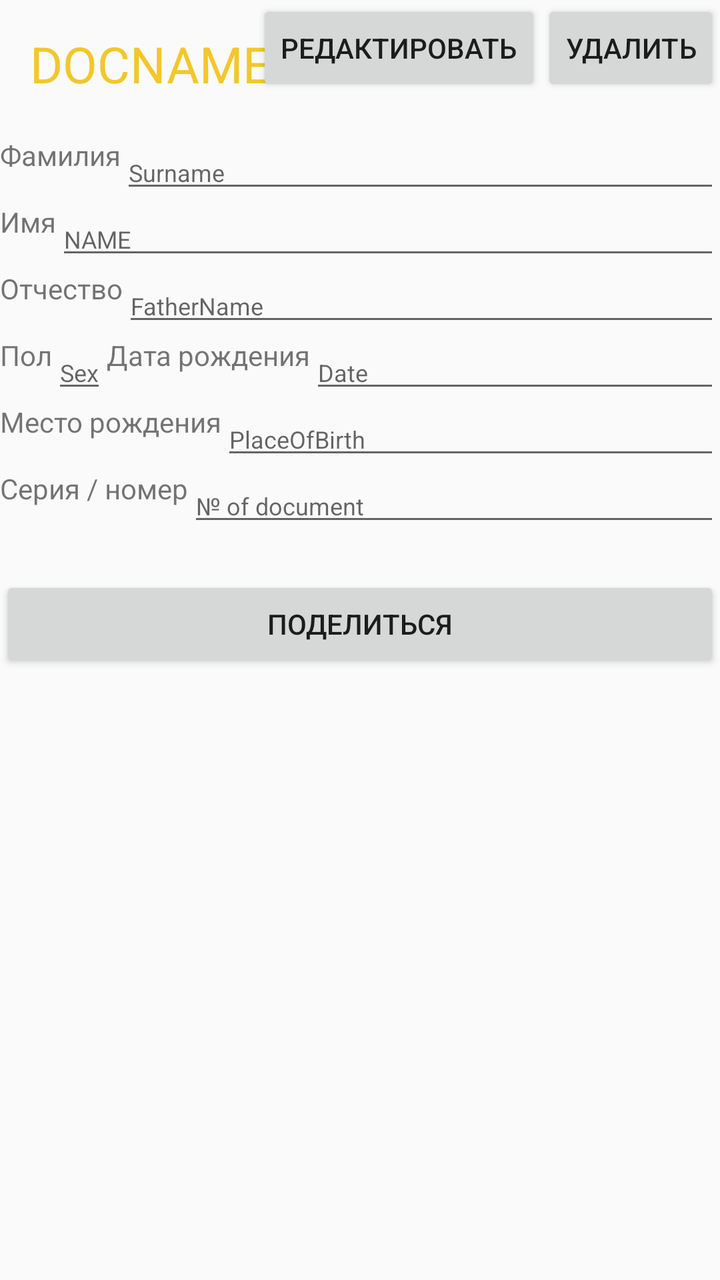
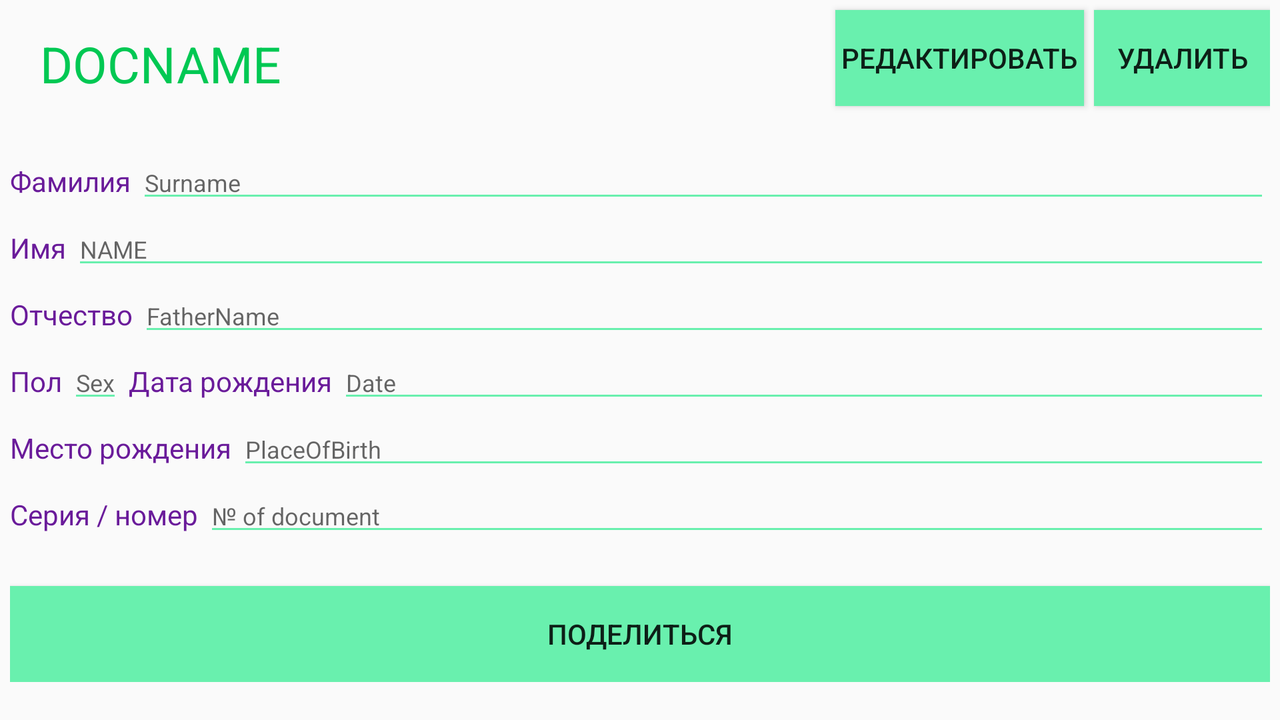

First picture: res/layout/ on a phone held upright. Second picture: the repository's own variant of that layout, on a device whose configuration matches the variant's folder. Source for both follows.
<!-- AndroidManifest.xml: application theme AppTheme -->
<!-- res/layout/passport_fragment.xml -->
<?xml version="1.0" encoding="utf-8"?>
<RelativeLayout xmlns:android="http://schemas.android.com/apk/res/android"
    android:orientation="vertical" android:layout_width="match_parent"
    android:layout_height="match_parent">

    <Button
        android:id="@+id/passportDeleteButton"
        android:layout_alignParentEnd="true"
        android:layout_alignParentTop="true"
        android:layout_width="wrap_content"
        android:layout_height="wrap_content"
        android:text="Удалить"/>

    <Button
        android:id="@+id/passportEditButton"
        android:layout_alignParentTop="true"
        android:layout_width="wrap_content"
        android:layout_height="wrap_content"
        android:layout_toLeftOf="@id/passportDeleteButton"
        android:text="Редактировать"/>

    <TextView
        android:id="@+id/passportDocName"
        android:layout_width="wrap_content"
        android:layout_height="wrap_content"
        android:layout_alignParentLeft="true"
        android:layout_alignParentTop="true"
        android:layout_marginLeft="15sp"
        android:layout_marginTop="15sp"
        android:textSize="25sp"
        android:textColor="@color/doc_name"
        android:text="DOCNAME"/>
    <TextView
        android:id="@+id/passportSurnameField"
        android:layout_width="wrap_content"
        android:layout_height="wrap_content"
        android:layout_below="@id/passportEditButton"
        android:layout_marginTop="20sp"
        android:text="Фамилия"/>
    <EditText
        android:id="@+id/passportSurnameEdit"
        android:layout_width="match_parent"
        android:layout_height="wrap_content"
        android:layout_marginTop="20sp"
        android:layout_below="@id/passportEditButton"
        android:hint="Surname"
        android:textSize="12sp"
        android:layout_toRightOf="@id/passportSurnameField"
        />

    <TextView
        android:id="@+id/passportNameField"
        android:layout_width="wrap_content"
        android:layout_height="wrap_content"
        android:layout_below="@id/passportSurnameEdit"
        android:text="Имя"/>
    <EditText
        android:id="@+id/passportNameEdit"
        android:layout_width="match_parent"
        android:layout_height="wrap_content"
        android:hint="NAME"
        android:textSize="12sp"
        android:layout_below="@id/passportSurnameEdit"
        android:layout_toRightOf="@id/passportNameField"
        />

    <TextView
        android:id="@+id/passportFatherNameField"
        android:layout_width="wrap_content"
        android:layout_height="wrap_content"
        android:layout_below="@id/passportNameEdit"
        android:text="Отчество"/>
    <EditText
        android:id="@+id/passportFatherNameEdit"
        android:layout_width="match_parent"
        android:layout_height="wrap_content"
        android:hint="FatherName"
        android:textSize="12sp"
        android:layout_below="@id/passportNameEdit"
        android:layout_toRightOf="@id/passportFatherNameField"
        />

    <TextView
        android:id="@+id/passportGenderField"
        android:layout_width="wrap_content"
        android:layout_height="wrap_content"
        android:layout_below="@id/passportFatherNameEdit"
        android:text="Пол"/>
    <EditText
        android:id="@+id/passportGenderEdit"
        android:layout_width="wrap_content"
        android:layout_height="wrap_content"
        android:hint="Sex"
        android:textSize="12sp"
        android:layout_below="@id/passportFatherNameEdit"
        android:layout_toRightOf="@id/passportGenderField"
        />
    <TextView
        android:id="@+id/passportBirthdayDateField"
        android:layout_width="wrap_content"
        android:layout_height="wrap_content"
        android:layout_toRightOf="@id/passportGenderEdit"
        android:layout_below="@id/passportFatherNameEdit"
        android:text="Дата рождения"/>
    <EditText
        android:id="@+id/passportBirthdayDayEdit"
        android:layout_width="wrap_content"
        android:layout_height="wrap_content"
        android:hint="Date"
        android:textSize="12sp"
        android:layout_below="@id/passportFatherNameEdit"
        android:layout_alignParentEnd="true"
        android:layout_toRightOf="@id/passportBirthdayDateField"
        />
    <TextView
        android:id="@+id/passportPlaceOfBirthField"
        android:layout_width="wrap_content"
        android:layout_height="wrap_content"
        android:layout_below="@id/passportGenderEdit"
        android:text="Место рождения"/>
    <EditText
        android:id="@+id/passportPlaceOfBirthEdit"
        android:layout_width="match_parent"
        android:layout_height="wrap_content"
        android:hint="PlaceOfBirth"
        android:textSize="12sp"
        android:layout_below="@id/passportGenderEdit"
        android:layout_toRightOf="@id/passportPlaceOfBirthField"
        />

    <TextView
        android:id="@+id/passportNumberField"
        android:layout_width="wrap_content"
        android:layout_height="wrap_content"
        android:layout_below="@id/passportPlaceOfBirthEdit"
        android:text="Серия / номер"/>
    <EditText
        android:id="@+id/passportNumberEdit"
        android:layout_width="match_parent"
        android:layout_height="wrap_content"
        android:hint="№ of document"
        android:textSize="12sp"
        android:layout_below="@id/passportPlaceOfBirthEdit"
        android:layout_toRightOf="@id/passportNumberField"
        />

    <Button
        android:id="@+id/passportShareButton"
        android:layout_width="match_parent"
        android:layout_height="wrap_content"
        android:layout_marginTop="20sp"
        android:layout_below="@id/passportNumberEdit"
        android:text="Поделиться"/>
</RelativeLayout>
<!-- resources referenced by this layout -->
<resources>
  <color name="doc_name">#F2C72B</color>
  <style name="AppTheme" parent="android:Theme.Material.Light">
          <item name="android:colorPrimary">@color/primary</item>
          <item name="android:colorPrimaryDark">@color/primary_dark</item>
          <item name="android:colorAccent">@color/accent</item>
      </style>
  <color name="primary">#9C27B0</color>
  <color name="primary_dark">#6A1B9A</color>
  <color name="accent">#69F0AE</color>
</resources>
<!-- res/layout-land/passport_fragment.xml (the repository's variant of the layout above) -->
<!-- drawn on the phone turned sideways -->
<?xml version="1.0" encoding="utf-8"?>
<ScrollView xmlns:android="http://schemas.android.com/apk/res/android"
    android:layout_width="fill_parent"
    android:layout_height="fill_parent">
    <RelativeLayout
        android:orientation="vertical"
        android:layout_width="wrap_content"
        android:layout_height="wrap_content"
        android:layout_marginLeft="5dp"
        android:layout_marginRight="5dp">

        <Button
            android:id="@+id/passportDeleteButton"
            android:layout_alignParentEnd="true"
            android:layout_alignParentTop="true"
            android:layout_width="wrap_content"
            android:layout_height="wrap_content"
            android:background="@color/accent"
            android:layout_marginTop="5dp"
            android:text="Удалить"/>

        <Button
            android:id="@+id/passportEditButton"
            android:layout_alignParentTop="true"
            android:layout_width="wrap_content"
            android:layout_height="wrap_content"
            android:layout_toLeftOf="@id/passportDeleteButton"
            android:layout_marginRight="5dp"
            android:layout_marginTop="5dp"
            android:padding="3dp"
            android:background="@color/accent"
            android:text="Редактировать"/>

        <TextView
            android:id="@+id/passportDocName"
            android:layout_width="wrap_content"
            android:layout_height="wrap_content"
            android:layout_alignParentLeft="true"
            android:layout_alignParentTop="true"
            android:layout_marginLeft="15sp"
            android:layout_marginTop="15sp"
            android:layout_toLeftOf="@+id/passportEditButton"
            android:textSize="25sp"
            android:textColor="@color/accent_dark"
            android:text="DOCNAME" />
        <TextView
            android:id="@+id/passportSurnameField"
            android:layout_width="wrap_content"
            android:layout_height="wrap_content"
            android:layout_below="@id/passportEditButton"
            android:layout_marginTop="28sp"
            android:textColor="@color/primary_dark"
            android:layout_marginRight="3dp"
            android:text="Фамилия" />
        <EditText
            android:id="@+id/passportSurnameEdit"
            android:layout_width="match_parent"
            android:layout_height="wrap_content"
            android:layout_marginTop="20sp"
            android:layout_below="@id/passportEditButton"
            android:hint="Surname"
            android:textSize="12sp"
            android:backgroundTint="@color/accent"
            android:textColor="#000000"
            android:layout_toRightOf="@id/passportSurnameField"
            />

        <TextView
            android:id="@+id/passportNameField"
            android:layout_width="wrap_content"
            android:layout_height="wrap_content"
            android:layout_below="@id/passportSurnameEdit"
            android:layout_marginTop="8sp"
            android:textColor="@color/primary_dark"
            android:layout_marginRight="3dp"
            android:text="Имя"/>
        <EditText
            android:id="@+id/passportNameEdit"
            android:layout_width="match_parent"
            android:layout_height="wrap_content"
            android:hint="NAME"
            android:textSize="12sp"
            android:backgroundTint="@color/accent"
            android:layout_below="@id/passportSurnameEdit"
            android:textColor="#000000"
            android:layout_toRightOf="@id/passportNameField"
            />

        <TextView
            android:id="@+id/passportFatherNameField"
            android:layout_width="wrap_content"
            android:layout_height="wrap_content"
            android:layout_below="@id/passportNameEdit"
            android:layout_marginTop="8sp"
            android:textColor="@color/primary_dark"
            android:layout_marginRight="3dp"
            android:text="Отчество"/>
        <EditText
            android:id="@+id/passportFatherNameEdit"
            android:layout_width="match_parent"
            android:layout_height="wrap_content"
            android:hint="FatherName"
            android:textSize="12sp"
            android:backgroundTint="@color/accent"
            android:textColor="#000000"
            android:layout_below="@id/passportNameEdit"
            android:layout_toRightOf="@id/passportFatherNameField"
            />

        <TextView
            android:id="@+id/passportGenderField"
            android:layout_width="wrap_content"
            android:layout_height="wrap_content"
            android:layout_below="@id/passportFatherNameEdit"
            android:layout_marginTop="8sp"
            android:textColor="@color/primary_dark"
            android:layout_marginRight="3dp"
            android:text="Пол"/>
        <EditText
            android:id="@+id/passportGenderEdit"
            android:layout_width="wrap_content"
            android:layout_height="wrap_content"
            android:hint="Sex"
            android:textSize="12sp"
            android:backgroundTint="@color/accent"
            android:textColor="#000000"
            android:layout_below="@id/passportFatherNameEdit"
            android:layout_toRightOf="@id/passportGenderField"
            />
        <TextView
            android:id="@+id/passportBirthdayDateField"
            android:layout_width="wrap_content"
            android:layout_height="wrap_content"
            android:layout_toRightOf="@id/passportGenderEdit"
            android:layout_below="@id/passportFatherNameEdit"
            android:layout_marginTop="8sp"
            android:layout_marginRight="3dp"
            android:textColor="@color/primary_dark"
            android:layout_marginLeft="3dp"
            android:text="Дата рождения"/>
        <EditText
            android:id="@+id/passportBirthdayDayEdit"
            android:layout_width="wrap_content"
            android:layout_height="wrap_content"
            android:hint="Date"
            android:textSize="12sp"
            android:backgroundTint="@color/accent"
            android:textColor="#000000"
            android:layout_below="@id/passportFatherNameEdit"
            android:layout_alignParentEnd="true"
            android:layout_toRightOf="@id/passportBirthdayDateField"
            />
        <TextView
            android:id="@+id/passportPlaceOfBirthField"
            android:layout_width="wrap_content"
            android:layout_height="wrap_content"
            android:layout_below="@id/passportGenderEdit"
            android:layout_marginTop="8sp"
            android:textColor="@color/primary_dark"
            android:layout_marginRight="3dp"
            android:text="Место рождения"/>
        <EditText
            android:id="@+id/passportPlaceOfBirthEdit"
            android:layout_width="match_parent"
            android:layout_height="wrap_content"
            android:hint="PlaceOfBirth"
            android:textSize="12sp"
            android:backgroundTint="@color/accent"
            android:textColor="#000000"
            android:layout_below="@id/passportGenderEdit"
            android:layout_toRightOf="@id/passportPlaceOfBirthField"
            />

        <TextView
            android:id="@+id/passportNumberField"
            android:layout_width="wrap_content"
            android:layout_height="wrap_content"
            android:layout_below="@id/passportPlaceOfBirthEdit"
            android:layout_marginTop="8sp"
            android:textColor="@color/primary_dark"
            android:layout_marginRight="3dp"
            android:text="Серия / номер"/>
        <EditText
            android:id="@+id/passportNumberEdit"
            android:layout_width="match_parent"
            android:layout_height="wrap_content"
            android:hint="№ of document"
            android:textSize="12sp"
            android:backgroundTint="@color/accent"
            android:textColor="#000000"
            android:layout_below="@id/passportPlaceOfBirthEdit"
            android:layout_toRightOf="@id/passportNumberField"
            />

        <Button
            android:id="@+id/passportShareButton"
            android:layout_width="match_parent"
            android:layout_height="wrap_content"
            android:layout_marginTop="20sp"
            android:layout_below="@id/passportNumberEdit"
            android:text="Поделиться"
            android:background="@color/accent"/>
    </RelativeLayout>
</ScrollView>
<!-- resources referenced by the variant -->
<!-- as the phone turned sideways resolves them -->
<resources>
  <color name="accent">#69F0AE</color>
  <color name="accent_dark">#00C853</color>
  <color name="primary_dark">#6A1B9A</color>
  <style name="AppTheme" parent="android:Theme.Material.Light">
          <item name="android:colorPrimary">@color/primary</item>
          <item name="android:colorPrimaryDark">@color/primary_dark</item>
          <item name="android:colorAccent">@color/accent</item>
      </style>
  <color name="primary">#9C27B0</color>
</resources>
